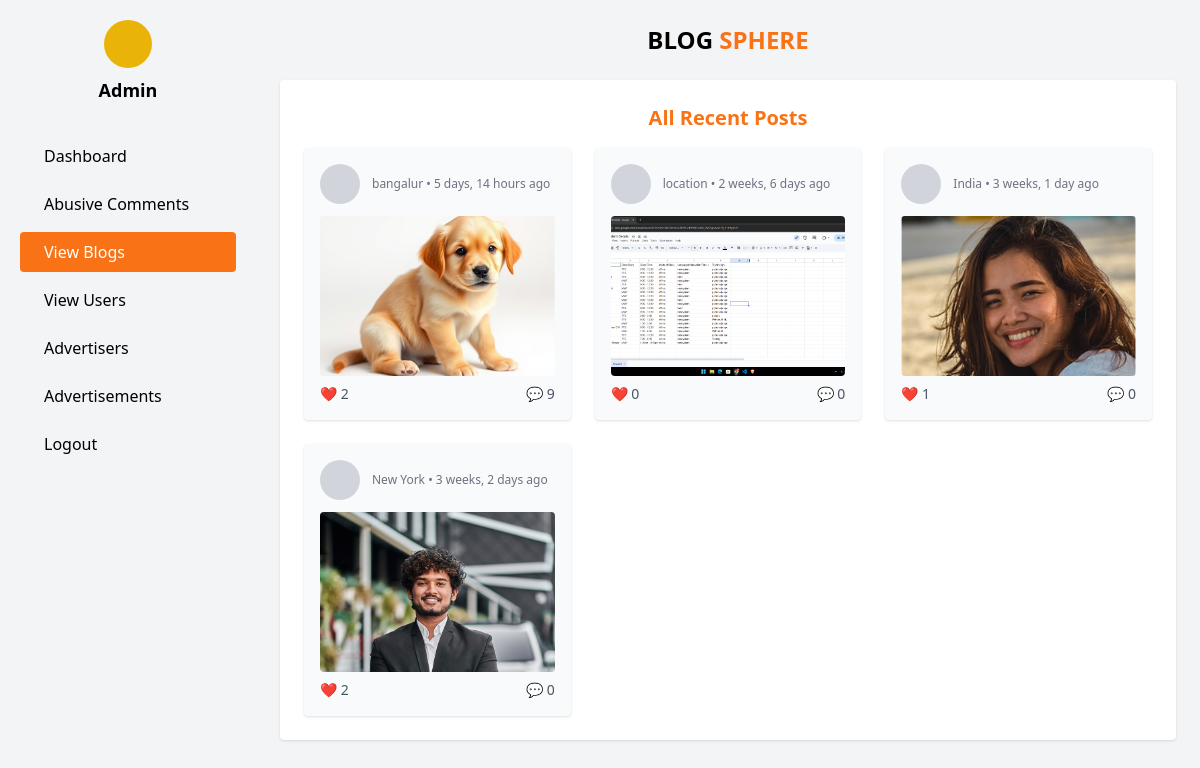
Page /admin_panel/admin/posts/ (signed in) on the committed database.
### posts/models.py (models this page shows, shortened)
class Post(models.Model):
    user = models.ForeignKey(User, on_delete=models.CASCADE)
    content = models.TextField(blank=True)
    location = models.CharField(max_length=255, blank=True)
    image = models.ImageField(upload_to='post_images/', blank=True, null=True)
    created_at = models.DateTimeField(auto_now_add=True)

### admin_panel/views.py (the view)
# urls.py: path('admin/posts/', views.all_posts_view, name='all_posts'),
@never_cache
@user_passes_test(is_admin)
@login_required
def all_posts_view(request):
    posts = Post.objects.all().order_by('-created_at')
    return render(request, 'admin_panel/recent_posts.html', {'posts': posts})

### admin_panel/views.py (called while the page is built)
def is_admin(user):
    return user.is_superuser

### admin_panel/templates/admin_panel/recent_posts.html (shortened to what this page needs)
{% extends "admin_base.html" %}
{% block content %}
<div class="bg-white p-6 shadow rounded">
  <h2 class="text-xl font-semibold text-orange-500 mb-4">All Recent Posts</h2>
  <div class="grid grid-cols-1 md:grid-cols-2 lg:grid-cols-3 gap-6">
    {% for post in posts %}
    <div class="bg-gray-50 p-4 rounded shadow">
      <div class="flex items-center space-x-3 mb-2">
        <div class="w-10 h-10 rounded-full bg-gray-300"></div>
        <div>
          <p class="text-xs text-gray-500">{{ post.location }} • {{ post.created_at|timesince }} ago</p>
        </div>
      </div>
      {% if post.image %}
      <img src="{{ post.image.url }}" alt="Post Image" class="w-full h-40 object-cover rounded">
      {% else %}
      <div class="w-full h-40 bg-gray-300 rounded"></div>
      {% endif %}
      <div class="flex justify-between text-sm text-gray-600 mt-2">
        <span>❤️ {{ post.likes.count }}</span>
        <span>💬 {{ post.comments.count }}</span>
      </div>
    </div>
    {% empty %}
    <p class="col-span-full text-center text-gray-500">No recent posts found.</p>
    {% endfor %}
  </div>
</div>
{% endblock %}

### rows in the picture
Post: location "bangalur", created_at "5 days, 14 hours", image (picture), likes.count "2", comments.count "9"
Post: location "location", created_at "2 weeks, 6 days", image (picture), likes.count "0", comments.count "0"
Post: location "India", created_at "3 weeks, 1 day", image (picture), likes.count "1", comments.count "0"
Post: location "New York", created_at "3 weeks, 2 days", image (picture), likes.count "2", comments.count "0"
